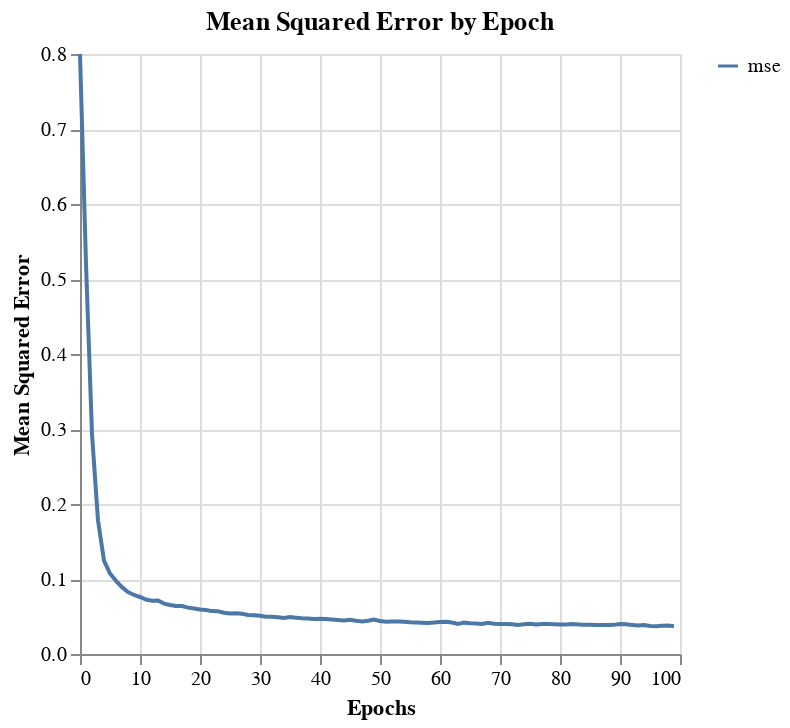
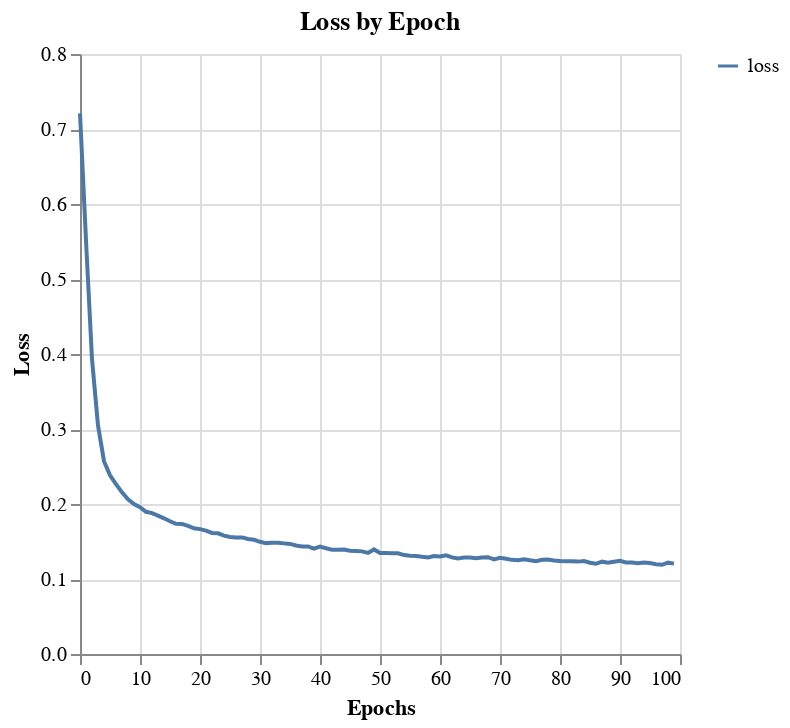

The code cell stored with these charts, in order, in its notebook:
### Code cell
name= 'epoch_test'
history_df = pl.DataFrame(fit.history)
history_df = history_df.with_row_index()
history_df
plot_model_history(history_df, feature='mse', name=name)
plot_model_history(history_df, feature='loss', name=name)

### Figure 1 — Vega-Lite specification as saved in the notebook (floating-point values rounded to 4 significant figures)
{"config": {"view": {"continuousWidth": 300, "continuousHeight": 300}}, "repeat": {"layer": ["mse"]}, "spec": {"data": {"name": "data-96a5c11cc2e688e7c204323c4e5eca3c"}, "mark": {"type": "line"}, "encoding": {"color": {"datum": {"repeat": "layer"}}, "x": {"field": "index", "title": "Epochs", "type": "quantitative"}, "y": {"field": {"repeat": "layer"}, "title": "Mean Squared Error", "type": "quantitative"}}}, "title": "Mean Squared Error by Epoch", "$schema": "https://vega.github.io/schema/vega-lite/v5.20.1.json", "datasets": {"data-96a5c11cc2e688e7c204323c4e5eca3c": [{"index": 0, "mse": 0.7998}, {"index": 1, "mse": 0.5201}, {"index": 2, "mse": 0.2932}, {"index": 3, "mse": 0.1783}, {"index": 4, "mse": 0.1244}, {"index": 5, "mse": 0.1073}, {"index": 6, "mse": 0.09757}, {"index": 7, "mse": 0.0891}, {"index": 8, "mse": 0.08272}, {"index": 9, "mse": 0.07868}, {"index": 10, "mse": 0.07601}, {"index": 11, "mse": 0.07257}, {"index": 12, "mse": 0.07093}, {"index": 13, "mse": 0.07139}, {"index": 14, "mse": 0.06718}, {"index": 15, "mse": 0.06526}, {"index": 16, "mse": 0.06397}, {"index": 17, "mse": 0.06406}, {"index": 18, "mse": 0.06178}, {"index": 19, "mse": 0.06058}, {"index": 20, "mse": 0.05924}, {"index": 21, "mse": 0.05868}, {"index": 22, "mse": 0.05721}, {"index": 23, "mse": 0.05697}, {"index": 24, "mse": 0.05495}, {"index": 25, "mse": 0.05401}, {"index": 26, "mse": 0.05419}, {"index": 27, "mse": 0.05365}, {"index": 28, "mse": 0.05202}, {"index": 29, "mse": 0.05166}, {"index": 30, "mse": 0.05105}, {"index": 31, "mse": 0.04981}, {"index": 32, "mse": 0.04975}, {"index": 33, "mse": 0.04903}, {"index": 34, "mse": 0.04789}, {"index": 35, "mse": 0.04917}, {"index": 36, "mse": 0.04831}, {"index": 37, "mse": 0.04759}, {"index": 38, "mse": 0.04736}, {"index": 39, "mse": 0.04656}, {"index": 40, "mse": 0.04689}, {"index": 41, "mse": 0.04659}, {"index": 42, "mse": 0.04589}, {"index": 43, "mse": 0.04531}, {"index": 44, "mse": 0.04482}, {"index": 45, "mse": 0.04575}, {"index": 46, "mse": 0.04441}, {"index": 47, "mse": 0.04343}, {"index": 48, "mse": 0.04439}, {"index": 49, "mse": 0.04582}, {"index": 50, "mse": 0.044}, {"index": 51, "mse": 0.04312}, {"index": 52, "mse": 0.04332}, {"index": 53, "mse": 0.04325}, {"index": 54, "mse": 0.043}, {"index": 55, "mse": 0.04244}, {"index": 56, "mse": 0.04208}, {"index": 57, "mse": 0.04174}, {"index": 58, "mse": 0.04148}, {"index": 59, "mse": 0.04188}, {"index": 60, "mse": 0.04263}, {"index": 61, "mse": 0.04285}, {"index": 62, "mse": 0.04203}, {"index": 63, "mse": 0.04012}, {"index": 64, "mse": 0.04181}, {"index": 65, "mse": 0.04098}, {"index": 66, "mse": 0.04052}, {"index": 67, "mse": 0.04016}, {"index": 68, "mse": 0.04166}, {"index": 69, "mse": 0.0403}, {"index": 70, "mse": 0.04001}, {"index": 71, "mse": 0.04005}, {"index": 72, "mse": 0.03974}, {"index": 73, "mse": 0.03868}, {"index": 74, "mse": 0.03967}, {"index": 75, "mse": 0.0402}, {"index": 76, "mse": 0.03927}, {"index": 77, "mse": 0.04014}, {"index": 78, "mse": 0.04004}, {"index": 79, "mse": 0.0398}, {"index": 80, "mse": 0.03938}, {"index": 81, "mse": 0.03946}, {"index": 82, "mse": 0.03988}, {"index": 83, "mse": 0.0394}, {"index": 84, "mse": 0.03902}, {"index": 85, "mse": 0.03891}, {"index": 86, "mse": 0.03868}, {"index": 87, "mse": 0.03868}, {"index": 88, "mse": 0.03868}, {"index": 89, "mse": 0.03885}, {"index": 90, "mse": 0.04005}, {"index": 91, "mse": 0.03953}, {"index": 92, "mse": 0.03879}, {"index": 93, "mse": 0.03809}, {"index": 94, "mse": 0.03854}, {"index": 95, "mse": 0.03734}, {"index": 96, "mse": 0.03685}, {"index": 97, "mse": 0.03763}, {"index": 98, "mse": 0.03797}, {"index": 99, "mse": 0.03705}]}}

### Figure 2 — Vega-Lite specification as saved in the notebook (floating-point values rounded to 4 significant figures)
{"config": {"view": {"continuousWidth": 300, "continuousHeight": 300}}, "repeat": {"layer": ["loss"]}, "spec": {"data": {"name": "data-202d7d81da3c513f540fc6906c715420"}, "mark": {"type": "line"}, "encoding": {"color": {"datum": {"repeat": "layer"}}, "x": {"field": "index", "title": "Epochs", "type": "quantitative"}, "y": {"field": {"repeat": "layer"}, "title": "Loss", "type": "quantitative"}}}, "title": "Loss by Epoch", "$schema": "https://vega.github.io/schema/vega-lite/v5.20.1.json", "datasets": {"data-202d7d81da3c513f540fc6906c715420": [{"index": 0, "loss": 0.7208}, {"index": 1, "loss": 0.5513}, {"index": 2, "loss": 0.3933}, {"index": 3, "loss": 0.3048}, {"index": 4, "loss": 0.2571}, {"index": 5, "loss": 0.2382}, {"index": 6, "loss": 0.2266}, {"index": 7, "loss": 0.2156}, {"index": 8, "loss": 0.2063}, {"index": 9, "loss": 0.1998}, {"index": 10, "loss": 0.1959}, {"index": 11, "loss": 0.1896}, {"index": 12, "loss": 0.1878}, {"index": 13, "loss": 0.1845}, {"index": 14, "loss": 0.1809}, {"index": 15, "loss": 0.1769}, {"index": 16, "loss": 0.1736}, {"index": 17, "loss": 0.1734}, {"index": 18, "loss": 0.1707}, {"index": 19, "loss": 0.1677}, {"index": 20, "loss": 0.1665}, {"index": 21, "loss": 0.1646}, {"index": 22, "loss": 0.1614}, {"index": 23, "loss": 0.161}, {"index": 24, "loss": 0.1578}, {"index": 25, "loss": 0.1559}, {"index": 26, "loss": 0.1553}, {"index": 27, "loss": 0.1555}, {"index": 28, "loss": 0.1533}, {"index": 29, "loss": 0.1523}, {"index": 30, "loss": 0.1496}, {"index": 31, "loss": 0.1478}, {"index": 32, "loss": 0.1484}, {"index": 33, "loss": 0.1483}, {"index": 34, "loss": 0.1475}, {"index": 35, "loss": 0.1468}, {"index": 36, "loss": 0.1447}, {"index": 37, "loss": 0.1434}, {"index": 38, "loss": 0.1435}, {"index": 39, "loss": 0.1405}, {"index": 40, "loss": 0.1431}, {"index": 41, "loss": 0.141}, {"index": 42, "loss": 0.1391}, {"index": 43, "loss": 0.139}, {"index": 44, "loss": 0.1392}, {"index": 45, "loss": 0.1376}, {"index": 46, "loss": 0.1372}, {"index": 47, "loss": 0.1368}, {"index": 48, "loss": 0.1348}, {"index": 49, "loss": 0.1394}, {"index": 50, "loss": 0.1346}, {"index": 51, "loss": 0.1347}, {"index": 52, "loss": 0.1342}, {"index": 53, "loss": 0.1343}, {"index": 54, "loss": 0.1319}, {"index": 55, "loss": 0.1311}, {"index": 56, "loss": 0.1306}, {"index": 57, "loss": 0.1296}, {"index": 58, "loss": 0.1287}, {"index": 59, "loss": 0.1307}, {"index": 60, "loss": 0.1302}, {"index": 61, "loss": 0.1316}, {"index": 62, "loss": 0.1288}, {"index": 63, "loss": 0.1275}, {"index": 64, "loss": 0.1285}, {"index": 65, "loss": 0.1286}, {"index": 66, "loss": 0.1278}, {"index": 67, "loss": 0.1286}, {"index": 68, "loss": 0.1291}, {"index": 69, "loss": 0.1262}, {"index": 70, "loss": 0.1283}, {"index": 71, "loss": 0.127}, {"index": 72, "loss": 0.1255}, {"index": 73, "loss": 0.125}, {"index": 74, "loss": 0.1265}, {"index": 75, "loss": 0.125}, {"index": 76, "loss": 0.1238}, {"index": 77, "loss": 0.1256}, {"index": 78, "loss": 0.1259}, {"index": 79, "loss": 0.1248}, {"index": 80, "loss": 0.1241}, {"index": 81, "loss": 0.1236}, {"index": 82, "loss": 0.1238}, {"index": 83, "loss": 0.1232}, {"index": 84, "loss": 0.124}, {"index": 85, "loss": 0.1217}, {"index": 86, "loss": 0.1203}, {"index": 87, "loss": 0.1231}, {"index": 88, "loss": 0.1218}, {"index": 89, "loss": 0.1231}, {"index": 90, "loss": 0.1243}, {"index": 91, "loss": 0.122}, {"index": 92, "loss": 0.1221}, {"index": 93, "loss": 0.1209}, {"index": 94, "loss": 0.1219}, {"index": 95, "loss": 0.1213}, {"index": 96, "loss": 0.1198}, {"index": 97, "loss": 0.119}, {"index": 98, "loss": 0.1218}, {"index": 99, "loss": 0.1205}]}}
